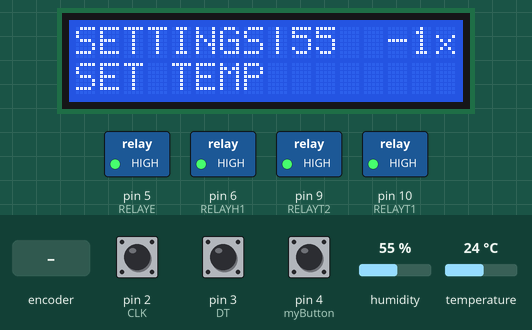
The sketch below on a simulated Arduino Uno, built with avr-gcc and run on an emulated ATmega328P. Parts: 16×2 character LCD, switched loads named in the sketch (green lamp = pin HIGH). Inputs (shaded band) come from the test bench; at power-on: temperature 24 °C, pin 4 (myButton) HIGH, pin 2 (CLK) HIGH, pin 3 (DT) HIGH, humidity 55 %.

Above: at 3.7 s.
3.8 s: rotary encoder on pin 2 (CLK) / pin 3 (DT) turned 3 steps (first pin leading)
At 4.7 s:
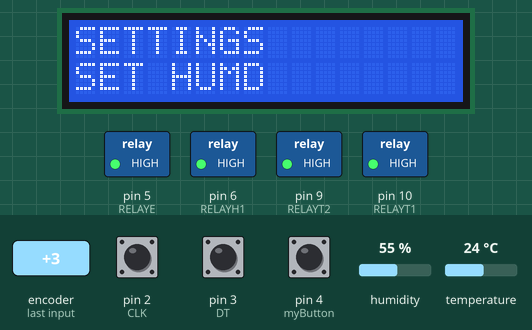
7.5 s: temperature set to 7 °C
At 8.7 s:
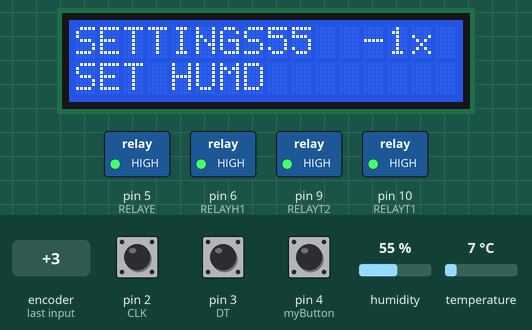
13.3 s: pin 4 (myButton) pulled LOW for 0.15 s
At 13.9 s:
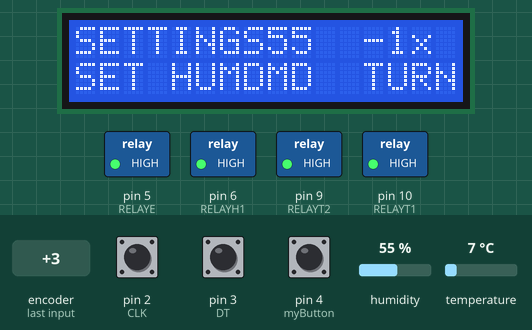
15.5 s: temperature set to 12 °C
At 17.1 s:
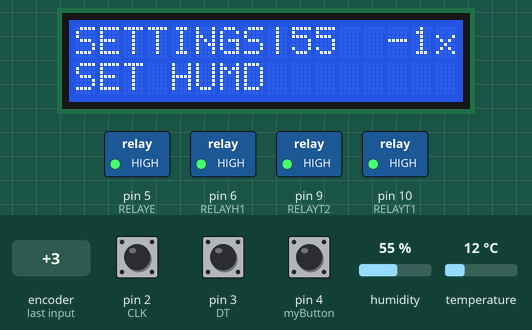
21.3 s: rotary encoder on pin 2 (CLK) / pin 3 (DT) turned 3 steps (first pin leading)
At 22.8 s:
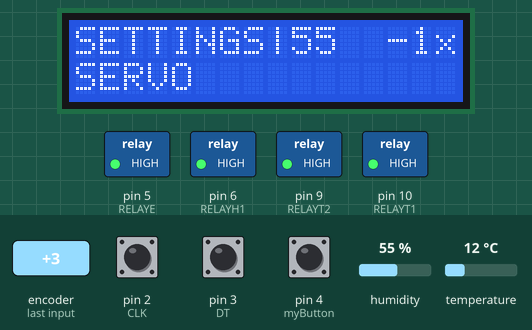
25.5 s: pin 4 (myButton) pulled LOW for 1 s
At 27.6 s:
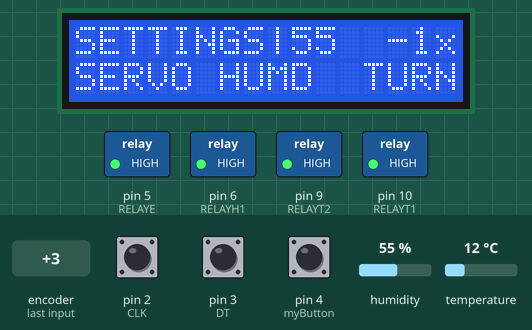
Timing chart, 0 to 29.1 s (numbered marks = the images above; inputs shaded):
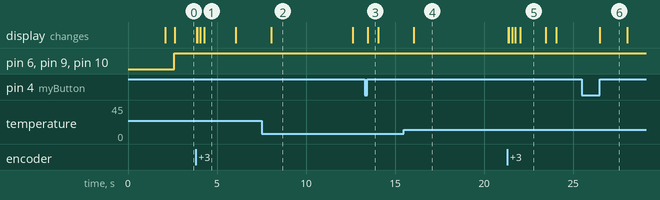

The sketch:

incubator_v1.4.ino
```cpp
#define CLK 2
#define DT 3
#define DHT11_PIN 7

#define RELAYT1  10
#define RELAYT2  9
#define RELAYH1  6
#define RELAYE  5

#include <EEPROM.h>
#include <Wire.h>
#include <LiquidCrystal_PCF8574.h>
#include <dht.h>
LiquidCrystal_PCF8574 lcd(0x27);
dht DHT;
int period = 2000;
int relayState = LOW;                   // for HUMIDITY
int rotationrelay = LOW;         // for rotation
uint32_t nextTime;    // will store last time updated "HUMIDITY"
uint32_t nextTimeROT;    // will store last time updated "ROTATION"
boolean HUMPULSE= false;
unsigned long time_now = 0;
int temp,hum;
class Button {
    private:
        bool _state;
        uint8_t _pin;

    public:
        Button(uint8_t pin) : _pin(pin) {}

        void begin() {
            pinMode(_pin, INPUT_PULLUP);
            _state = digitalRead(_pin);
        }

        bool isReleased() {
            bool v = digitalRead(_pin);
            if (v != _state) {
                _state = v;
                if (_state) {
                    return true;
                }
            }
            return false;
        }
};
Button myButton(4);
int counter = 0;
int cnt=0;
int currentStateCLK;
int lastStateCLK;
unsigned long lastButtonPress = 0;
int sizmenu[3] ={51,96,9};
char *mainmenu[] ={"SET TEMP","SET HUMD","SERVO","RESET"};
int siz;
int opval[3];

void setup() {
  readIntArrayFromEEPROM(20,opval,3);
  Wire.begin();
  Wire.beginTransmission(0x27);
  pinMode(CLK,INPUT);
  pinMode(DT,INPUT);
  pinMode(RELAYT1, OUTPUT);
  pinMode(RELAYT2, OUTPUT);
  pinMode(RELAYH1, OUTPUT);
  pinMode(RELAYE, OUTPUT);
  lcd.begin(16, 2);
  lcd.setBacklight(255);
  lcd.home();
  lcd.print("khangoatfarm.in");
  delay(2000);
  lcd.clear();
  myButton.begin();
  Serial.begin(9600);
  lastStateCLK = digitalRead(CLK);
  delay(500);
  digitalWrite(RELAYE,1);
}
void(* resetFunc) (void) = 0;
void loop(){
  if(opval[2]!=0){
    rotation();
  }
  disp();
  if(HUMPULSE){
    Serial.println("PULSE");
    pulse();
  }
   static unsigned long currentTime = millis();
   if(myButton.isReleased())
     currentTime = millis();
   if(millis() - currentTime > 10000) {
    dispVal();
   }
   else{
    rot();
   }
   rotation();
}
void rotation(){
  uint32_t currentTime = millis();
  if (currentTime > nextTimeROT) {
    if (rotationrelay == LOW) {
      rotationrelay = HIGH;
      nextTimeROT = currentTime + ((24/opval[2])*60*60000);
    } else {
      rotationrelay = LOW;
      nextTimeROT = currentTime + 22000; //ON INTERVAL
    }
  }
  digitalWrite(RELAYE, rotationrelay);
}
void pulse(){
  uint32_t currentTime = millis();
  if (currentTime > nextTime) {
    if (relayState == LOW) {
      relayState = HIGH;
      nextTime = currentTime + 10000; //OFF INTERVAL
    } else {
      relayState = LOW;
      nextTime = currentTime + 20000; //ON INTERVAL
    }
  }
  digitalWrite(RELAYH1, relayState);
}
void dispVal(){
  lcd.setCursor(0,1);
  lcd.print("TEMP  HUMD  TURN");
}
void disp(){
  if(millis() >= time_now + period){
    lcd.clear();
    time_now += period;
    int chk = DHT.read22(DHT11_PIN);
    temp=DHT.temperature;
    hum=DHT.humidity;
    lcd.setCursor(0,0);
    lcd.print(opval[0]);lcd.print("|");lcd.print(int(temp));lcd.print(" ");lcd.print(opval[1]);lcd.print("|");lcd.print(int(hum));lcd.print("  ");lcd.print(opval[2]);lcd.print("x");
    if(temp<opval[0])
    {
      digitalWrite(RELAYT1,0);
      digitalWrite(RELAYT2,0);
    }
    if(temp>opval[0])
    {
      digitalWrite(RELAYT1,1);
      digitalWrite(RELAYT2,1);
    }
    if(hum<opval[1])
    {
      HUMPULSE=true;
    }
    if(hum>opval[1]+5)
    {
      HUMPULSE=false;
      digitalWrite(RELAYH1,1);
    }
}
}
void rot() {
  A:
  lcd.setCursor(0,0);
  lcd.print("SETTINGS");
  lcd.setCursor(0,1);
  lcd.print(mainmenu[counter]);
  int lim=sizeof(mainmenu)/2;
  currentStateCLK = digitalRead(CLK);
  if (currentStateCLK != lastStateCLK  && currentStateCLK == 1){
    lcd.clear();
    if (digitalRead(DT) != currentStateCLK) {
      counter --;
      if(counter<0){
        counter =lim-1;
      }
    } else {
      counter ++;
      if(counter==lim){
        counter=0;
      }
    }
  }
  lastStateCLK = currentStateCLK;
  if (myButton.isReleased()) {
    int cn=0;
    if(mainmenu[counter]=="RESET"){
      resetFunc();
    }
    else{
      while(1){
        unsigned long currentTime = millis();
        int mx=sizmenu[counter];
        currentStateCLK = digitalRead(CLK);
        if (currentStateCLK != lastStateCLK  && currentStateCLK == 1){
          lcd.clear();
          if (digitalRead(DT) != currentStateCLK) {
            cn--;
            currentTime = millis();
            if(cn<0){
              cn=mx-1;}
            }
          else{
            cn++;
            currentTime = millis();
            if(cn==mx){
              cn=0;}
            }
          lcd.setCursor(0,0);
          lcd.print("PRESS TO SAVE");
          lcd.setCursor(0,1);
          lcd.print("VALUE ->");
          lcd.setCursor(10,1);
          lcd.print(cn);

         }
        lastStateCLK = currentStateCLK;
        if (myButton.isReleased()) {
            opval[counter]=cn;
            writeIntArrayIntoEEPROM(20,opval,3);
            lcd.clear();
            currentTime = millis();
            goto A;
         }
        if(millis() - currentTime > 10000){
          goto A;
        }
       delay(1);
     }
    }

  }
  delay(1);
}
void writeIntArrayIntoEEPROM(int address, int numbers[], int arraySize)
{
  int addressIndex = address;
  for (int i = 0; i < arraySize; i++)
  {
    EEPROM.write(addressIndex, numbers[i] >> 8);
    EEPROM.write(addressIndex + 1, numbers[i] & 0xFF);
    addressIndex += 2;
  }
}
void readIntArrayFromEEPROM(int address, int numbers[], int arraySize)
{
  int addressIndex = address;
  for (int i = 0; i < arraySize; i++)
  {
    numbers[i] = (EEPROM.read(addressIndex) << 8) + EEPROM.read(addressIndex + 1);
    addressIndex += 2;
  }
}
```

Measured:
- after the input at 3.8 s, the display: first changes after 0.07 s (image 1 shows a later state)
- after the input at 7.5 s, the display: changes after 0.55 s (image 2)
- after the input at 13.3 s, the display: changes after 0.17 s (image 3)
- after the input at 15.5 s, the display: changes after 0.54 s (image 4)
- after the input at 21.3 s, the display: first changes after 0.07 s (image 5 shows a later state)
- after the input at 25.5 s, the display: changes after 1.0 s (image 6)
- what the display in image 1 shows lasts 1.8 s, from 4.3 s to 6.1 s
